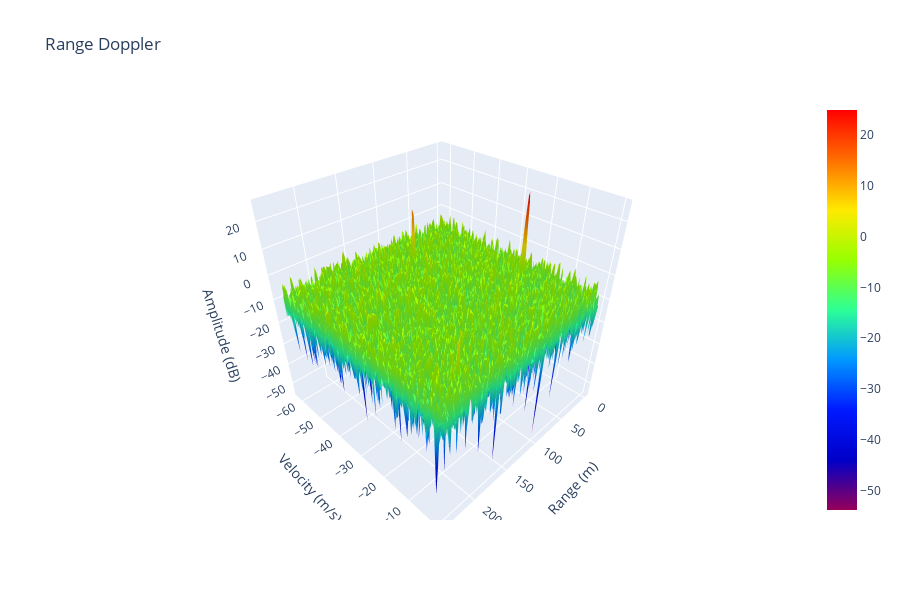

Notebook cell for this chart:
### Markdown cell above
Plot range-Doppler map

### Code cell
max_range = (3e8 * radar.receiver.fs *
             radar.transmitter.pulse_length /
             radar.transmitter.bandwidth / 2)
unambiguous_speed = 3e8 / radar.transmitter.prp[0] / \
    radar.transmitter.fc_vect[0] / 2

range_axis = np.linspace(
    0, max_range, radar.samples_per_pulse, endpoint=False)

doppler_axis = np.linspace(
    -unambiguous_speed, 0, radar.transmitter.pulses, endpoint=False)

fig = go.Figure()
fig.add_trace(go.Surface(x=range_axis, y=doppler_axis, z=20 *
              np.log10(np.abs(range_doppler[0, :, :])), colorscale='Rainbow'))

fig.update_layout(
    title='Range Doppler',
    height=600,
    scene=dict(
        xaxis=dict(title='Range (m)'),
        yaxis=dict(title='Velocity (m/s)'),
        zaxis=dict(title='Amplitude (dB)'),
        aspectmode='cube',
    ),
)

fig.show()

### Figure 1 — Plotly figure (JSON) as saved in the notebook; plotly's stock layout.template omitted (floating-point values rounded to 4 significant figures; data arrays with more than 128 entries replaced by an {"elided": "..."} marker saying what was removed)
{"data": [{"colorscale": [[0, "rgb(150,0,90)"], [0.125, "rgb(0,0,200)"], [0.25, "rgb(0,25,255)"], [0.375, "rgb(0,152,255)"], [0.5, "rgb(44,255,150)"], [0.625, "rgb(151,255,0)"], [0.75, "rgb(255,234,0)"], [0.875, "rgb(255,111,0)"], [1, "rgb(255,0,0)"]], "type": "surface", "x": {"elided": "160 float values"}, "y": {"elided": "256 float values"}, "z": {"elided": "256x160 float values"}}], "layout": {"height": 600, "scene": {"aspectmode": "cube", "xaxis": {"title": {"text": "Range (m)"}}, "yaxis": {"title": {"text": "Velocity (m/s)"}}, "zaxis": {"title": {"text": "Amplitude (dB)"}}}, "title": {"text": "Range Doppler"}}}
